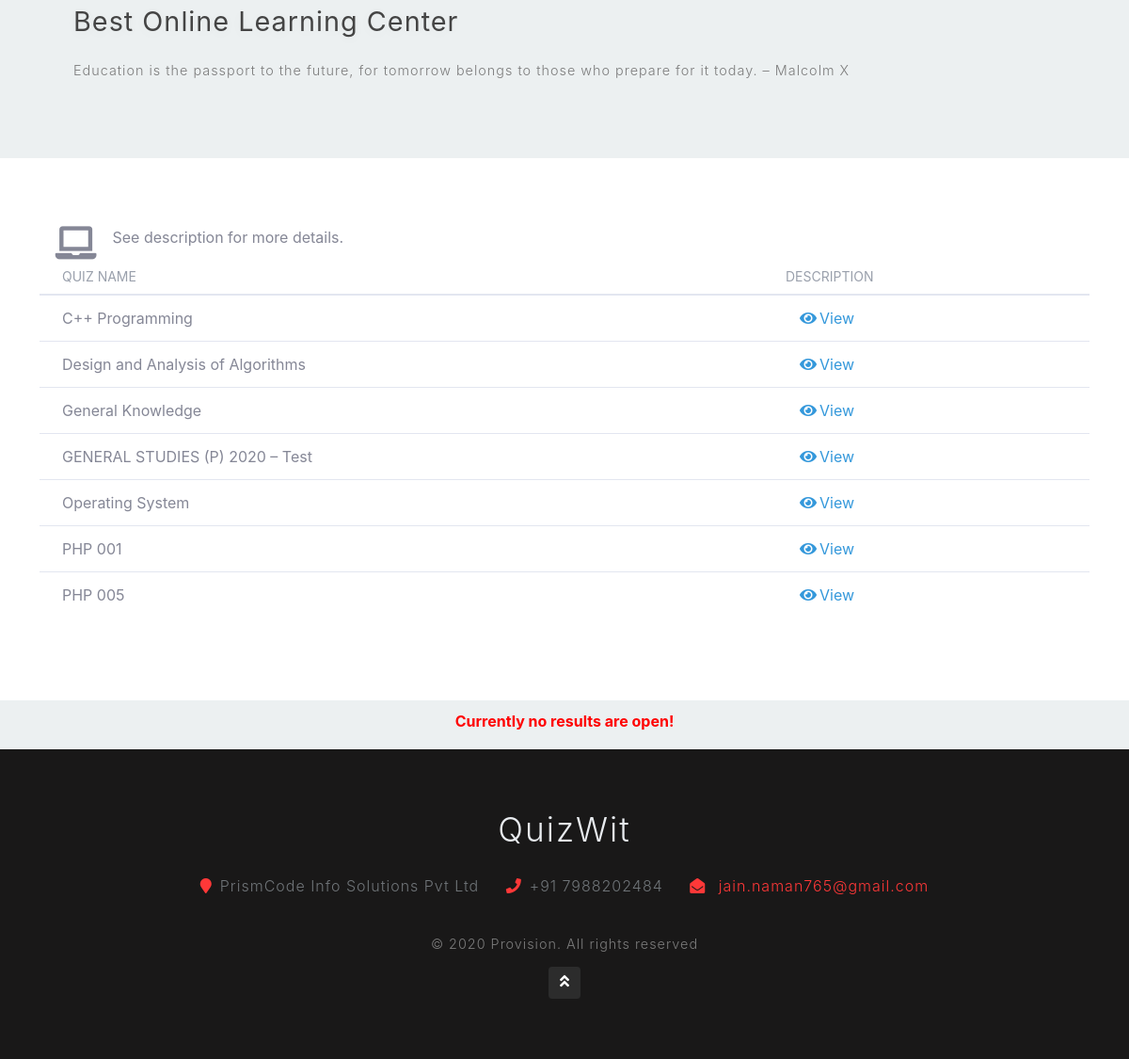
Before: / (lower part) with the older database file.
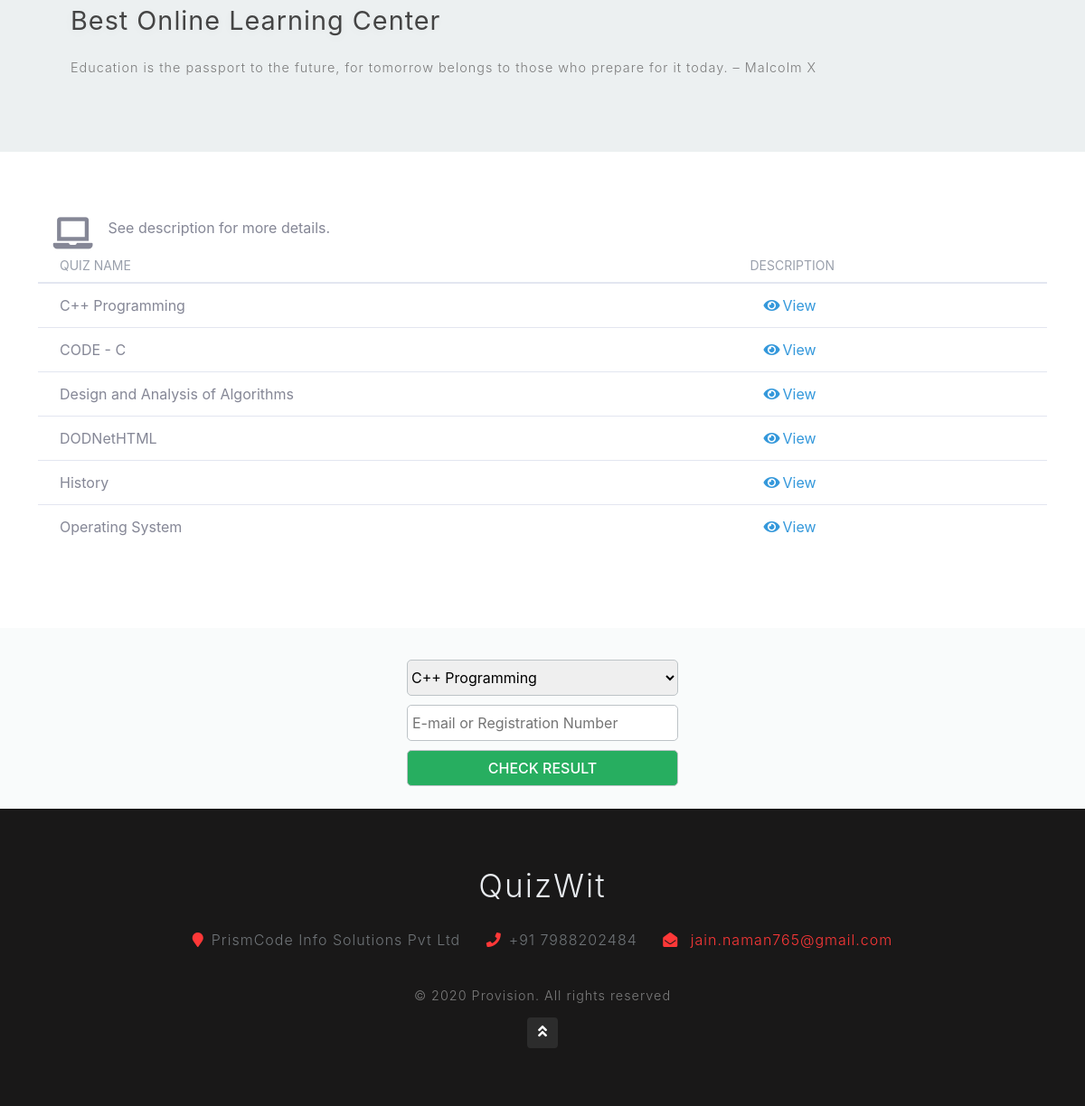
After: the same page with the newer database file.
### tables this page shows
CREATE TABLE `quizes` (
  `quiz_id` int(11) NOT NULL,
  `quiz_name` varchar(50) NOT NULL,
  `difficulty_level` char(30) NOT NULL,
  `description` varchar(1000) NOT NULL,
  `number_of_questions` int(11) NOT NULL,
  `is_active` int(11) NOT NULL,
  `Exam_key` varchar(30) NOT NULL,
  `key_access` tinyint(4) NOT NULL,
  `show_evaluation` tinyint(4) NOT NULL,
  `time_duration` int(11) NOT NULL,
  `marks_per_question` int(11) NOT NULL,
  `negative_marking` double NOT NULL,
  `passing_percentage` int(11) NOT NULL,
  `admin_email_id` int(11) NOT NULL,
  `time_stamp` timestamp NOT NULL DEFAULT current_timestamp() ON UPDATE current_timestamp()
);

### index.php (the view, shortened to what the changed rows need)
<?php
  require_once('connection.php');
?>
<!DOCTYPE html>
<html lang="zxx">
<head>
    <link href="css/bootstrap.css" type="text/css" rel="stylesheet" media="all">
    <link href="css/style.css" type="text/css" rel="stylesheet" media="all">
    <link href="css/font-awesome.min.css" rel="stylesheet">
    <link rel="stylesheet" type="text/css" href="css/dashboard.css">
    <link rel="stylesheet" type="text/css" href="css/sb-admin-2.css">
    <link href="vendor/fontawesome-free/css/all.min.css" rel="stylesheet" type="text/css">
</head>
<body>
    <section class="banner-bottom py-5" id="about">
        <div style="position: relative;" class="container py-md-4">
            <div class="row banner-grids">
               <div   class="table-responsive">
              <?php
                $sql = "SELECT * FROM quizes WHERE is_active='1' ORDER BY quiz_name";
                $result = mysqli_query($conn,$sql);
                if($result->num_rows>0){
                       ?>
              <table class="table card-table table-vcenter text-nowrap">
                <thead>
                  <tr>
                       <th>Quiz Name</th>
                       <th>Description</th>
                   </tr>
                </thead>
                <tbody>
                       <?php
                       while($row = $result->fetch_assoc())
                       {
                       	$sql = "SELECT * FROM question_bank WHERE quiz_id = '$row[quiz_id]'";
                       	$result1 = mysqli_query($conn,$sql);
                       	if($result1->num_rows>0)
                       		{
		                        ?>
		                             <tr>
		                                 <td><?php echo $row['quiz_name'];?></td>
		                                 <td style="color:#3498db;">
                                        <span class="view-description-popup" style="cursor:pointer;padding-left: 15px;"><i style="margin-right : 3px;" class="fas fa-eye"></i>View</span>
                                      </td>
		                             </tr>
		                        <?php
		                    }
		                }
                   ?>
                </tbody>
              </table>
              <?php
            }
            ?>
            </div>
            </div>
        </div>
    </section>
    <?php
      $sql = "SELECT * FROM quizes WHERE show_evaluation='1' ORDER BY quiz_name";
      $result = mysqli_query($conn,$sql);
      $num = $result->num_rows;
      if($num>0){
    ?>
    <div class="result-container">
      <div class="select-exam-for-result">
        <select id="test" name='test_selected'>
         <?php
               while($row = $result->fetch_assoc())
               {
                      echo "<option value ='$row[quiz_id]'>$row[quiz_name]</option>";
               }
         ?>
         </select>
      </div>
      <div class="email-or-reg-for-result">
        <input oninput="var str = this.value; this.value=str.toUpperCase();" id="regNo-or-email" type="text" placeholder="E-mail or Registration Number" required>
      </div>
      <div>
        <button id="check-result-btn">CHECK RESULT</button>
      </div>
    </div>
    <?php
    }
    else{
      ?>
        <div class="no-results">
          <label>Currently no results are open!</label>
        </div>
      <?php
    }
    ?>
    <footer class="footer-content text-center py-5">
        <div class="container py-md-3">
            <h2 class="logo2 text-center">
                <a href="#">
                    QuizWit
                </a>
            </h2>
        </div>
    </footer>
</body>
</html>

Changed rows visible on the page:
no longer on this page (row edited): quizes: quiz_name "General Knowledge"
no longer on this page (row edited): quizes: quiz_name "GENERAL STUDIES (P) 2020 – Test"
removed quizes: quiz_name "PHP 001"
removed quizes: quiz_name "PHP 005"
added quizes: quiz_name "CODE - C"
added quizes: quiz_name "DODNetHTML"
now on this page (row edited): quizes: quiz_name "History"
Other visible differences:
form field test_selected: (not shown) → "C++ Programming"
text no longer shown: "Currently no results are open!"
text now shown: "CHECK RESULT"
